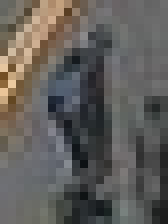
#> input picture HOG/HOG1/pos.jpg, 21 x 28 px (shown 8 times larger)
$ python hadiveHog1.py   (Python 2 division)   (older library calls are emulated)
#> lines starting #> are read from the running program, lines starting #| are printed output that depends on the picture
import os,sys
import numpy as np
import pandas as pd
import matplotlib.pyplot as plt
import matplotlib.image as mpimg
import math
import cv2
import PIL
from PIL import Image
from matplotlib.figure import Figure
from matplotlib.axes import Axes
from matplotlib.lines import Line2D
from matplotlib.backends.backend_agg import FigureCanvasAgg

def press(event):
	'''
	press key events
	'''
	# print('press', event.key)
	# sys.stdout.flush()
	if event.key == 'q':
		# quit the plot
		plt.close()


def draw_gradients(ax,mag,tans):
	'''
	Visualize the gradients by pixel
	'''
	r,c = np.shape(mag)
	print r,c
	fig, ax = plt.subplots()
	fig.canvas.mpl_connect('key_press_event', press)

	for i in range(c):
		for j in range(r):

			theta = tans[j,i]
			m = mag[j,i]

			theta = theta*math.pi/180
			y = np.sin(theta)*m
			x = np.cos(theta)*m
			l = Line2D([i-x/2,i+x/2],[j-y/2,j+y/2])
			ax.add_line(l)

	ax.set_title('Gradients Per pixel')
	imgplot = ax.imshow(mag,cmap="Greys_r")
	plt.show()

def draw_gradients_cells(ax,cell_hist,mag):
	'''
	Visualize the gradients by cell
	'''

	r,c,m = np.shape(cell_hist)
	fig, ax = plt.subplots()
	fig.canvas.mpl_connect('key_press_event', press)


	for i in range(c):
		for j in range(r):
			theta = 180.0/5
			for hists in cell_hist[i,j,:]:

				m = mag[j,i]

				theta = theta*math.pi/180
				y = np.sin(theta)*m*4
				x = np.cos(theta)*m*3
				l = Line2D([(i*3+1.5)-x/2,(i*3+1.5)+x/2],[(j*4+2.0)-y/2,(j*4+2.0)+y/2])
				ax.add_line(l)
			theta += theta
	ax.set_title('Gradients Per Cell')
	imgplot = ax.imshow(mag,cmap="Greys_r",interpolation="nearest")
	plt.show()


def image_gradients(path):

#> called with path = 'pos.jpg'
	n_bins = 5
	n_cells = 2
	x = 3
	y = 2
	# read the image/patch
	# img = cv2.imread("pos1.jpg",0)
	# img = Image.open('C:\Users\priya\OneDrive\Documents\ComputerVision\HOG/20160626_snapshot_patches.tar/20160626_snapshot_patches\pos/59031eaa-7b39-491a-a918-f1c94f5deaf8.jpg').convert('L')
	image = cv2.imread(path,0)
#> image: shape (28, 21); min 16, max 207, mean 94.2
	try:
		img = cv2.resize(image, (24, 32))
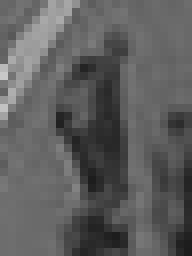
#> img: shape (32, 24) (shown 8 times larger); min 28, max 200, mean 94.1
	except:
		pass
	# img = img.resize((24, 32), Image.ANTIALIAS)
	img = np.array(img)
	print '\n'
	fig, ax = plt.subplots()
	fig.canvas.mpl_connect('key_press_event', press)
	ax.set_title("Original Patch Image")
	imgplot = ax.imshow(img,cmap= "Greys_r")
	# Display the image
	# Press  key 'q' to quit
	plt.show()

	# For the patch calculate gradients
	# Gradients calculated here are the basic gradient vectors
	# By subtracting pixel values adjacent to the one considered in X and Y direction
	gx, gy = np.gradient(np.array(img).astype('float32'))
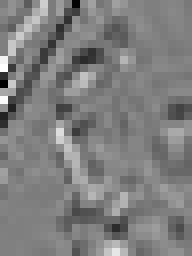
#> gx: shape (32, 24) float32 (shown 8 times larger); min -50.5, max 49.5, mean -0.9; drawn with min black and max white
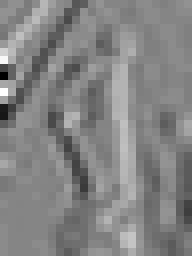
#> gy: shape (32, 24) float32 (shown 8 times larger); min -84, max 75, mean -2.1; drawn with min black and max white
	# The magnitude of pixel gradient vectors
	mag = np.sqrt(gx**2 + gy**2)
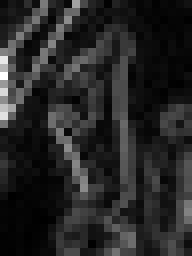
#> mag: shape (32, 24) float32 (shown 8 times larger); min 0, max 90.07, mean 13.6; drawn with min black and max white

	shape = np.shape(mag)
#> shape = (32, 24)
	# The normalization of the magnitude array is done for visualizing the gradients per pixel
	magMean = np.mean(mag)
#> magMean = 13.61
	magStd = np.std(mag)
#> magStd = 12.75
	magMax = np.max(mag)
#> magMax = 90.07
	# Normalizing just by dividing by maximum value of the magnitude array
	magVis = np.array(map(lambda x:np.abs(x/magMax),mag)).reshape(shape)

	# Computing the direction of the gradient vectors
	tans = np.arctan(gy/gx)
	# shape = np.shape(tans)
	tans[np.isnan(tans)] = 0
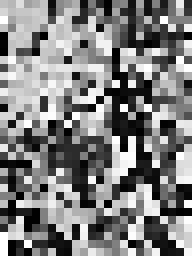
#> tans: shape (32, 24) float32 (shown 8 times larger); min -1.57, max 1.57, mean 0.00312; drawn with min black and max white
	# By default, numpy calculates tan in radians, so we convert into degrees
	tans = tans*180.0/math.pi
	# tan(x+180) = tan(x)
	# Makes all negative values positive
	tans = np.array(map(lambda x: x + 180 if x<0 else x, tans.flatten())).reshape(shape)
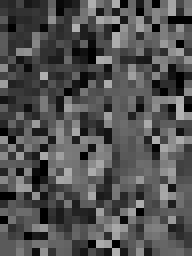
#> tans: shape (32, 24) float64 (shown 8 times larger); min 0, max 178.8, mean 82.7

	# Plot the gradients across the X direction
	fig, ax = plt.subplots()
	fig.canvas.mpl_connect('key_press_event', press)
	ax.set_title("Gradients along X direction")
	imgplot = ax.imshow(gx, cmap="Greys_r",interpolation="nearest")
	plt.show()


	# Plot the gradients across the Y direction
	fig, ax = plt.subplots()
	fig.canvas.mpl_connect('key_press_event', press)
	ax.set_title("Gradients along Y direction")
	imgplot = ax.imshow(gy, cmap="Greys_r",interpolation="nearest")
	plt.show()

	# Plot the magnitude
	fig, ax = plt.subplots()
	fig.canvas.mpl_connect('key_press_event', press)
	ax.set_title("Gradients")
	imgplot = ax.imshow(mag, cmap="Greys_r",interpolation="nearest")
	plt.show()

	mc = mag[:y,:x]
#> mc = [[2.83, 7.81, 5.39], [6.95, 9.9, 7.11]]
	print '\n'
	tanc = tans[:y,:x]
#> tanc = [[45, 39.81, 68.2], [59.74, 45, 50.71]]

	c = 0
	div = 180.0/n_bins
	x_hist = np.arange(div, 180.0+div, div)
	cell_hist = []

	# Preparing the histogram of gradients per cell

	for rows in range(0,shape[0],y):
		#print rows

		for cols in range(0,shape[1],x):
			#print cols
			# Moving along each row
			y_hist = [0]*n_bins
			mc = mag[rows:rows+4, cols:cols+3]
			# taking the cell in consideration
			tanc = tans[rows:rows+4, cols:cols+3]

			for m,t in zip(mc.flatten(), tanc.flatten()):


				# m = magnitude of the gradient vector per cell
				# t = angle of the gradient vector per cell
				for angle in x_hist:
					mid_bin = angle-div/2
					ratio = np.abs(t - mid_bin)/div
					# This loop will move through number of angles of the histogram
					# If we chose number of bins = 6, the angles are going to be 180/6
					# [30,60,90,120,150,180]
					if t <= angle:
						# If the pixel gradient vector has angle 15 degrees
						# It should fall into the bin 1 ranging from 0-30 degrees
						ind = list(x_hist).index(angle)
						# But the contribution of magnitude needs to be weighted with respect to the orientation
						# If the angle is 25 degrees, part of it should fall in bin 1 [0-30], and part of it in
						# the second bin [30-60]
						# How much part is determined by the ratio variable above which measures the difference wrt the center of bin
						# Here angle 25 degrees so, ratio 25-15/30 (angle - bin_center)/div_width_in_degrees
						# This rule is applied only to angles that are not within the 50% range of the bin center
						if (angle-t)>0.75*div:
							if ind != 0:

								m1 = m*(ratio)
								m2 = m - m1
								y_hist[ind] += m2
								y_hist[ind-1] += m1
							else:

								y_hist[ind] += m


						elif (angle-t)<0.25*div:

							if angle != x_hist[-1]:
								m1 = m*(ratio)
								m2 = m - m1
								y_hist[ind] += m2
								y_hist[ind+1] += m1

							else:

								y_hist[ind] += m


						else:
							if m==0:
								print 'yo'

							y_hist[ind] += m


						break


			if np.all(np.isnan(y_hist)):
				print ratio,'ratio'
				print y_hist,'y_hist'

				print m,t
			# [6 lines of commented-out code are left out]

			cell_hist.append(y_hist) # Save the histogram per cell for Block Normalization later

			c = c+1
#> after the loop, c = 128; cell_hist = 128 items, first 6: [27.19, 73.14, 7.12, 0, 0], [32.02, 250.5, 0, 0, 0], [38.99, 154.2, 29.99, 4.05, 1.02], [37.3, 68.12, 38.41, 26.61, 28.69], [32.39, 10.02, 12.6, 8.45, 31.27], [19.41, 0, 9.38, 20.76, 18.69]


	# Cell Gradients subplot
	p = 1


	# Visualize
	print c,'c'
#| 128 c
	#print cell_hist[:4],':1'

	print len(cell_hist[0])
#| 5

	# Visualize the gradients by cell
	draw_gradients(ax,magVis,tans)
#| 32 24
#> in draw_gradients, `plt.show()`:
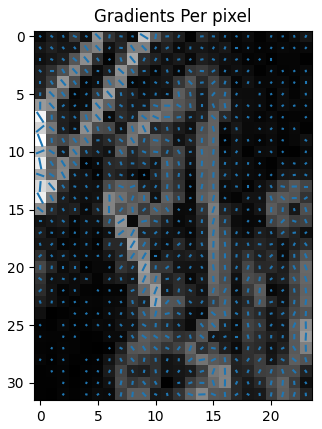
#> figure drawn by matplotlib, 1 panel
	plt.show()


	# [28 lines of commented-out code are left out]


if __name__ == '__main__':

	image_gradients('pos.jpg')
